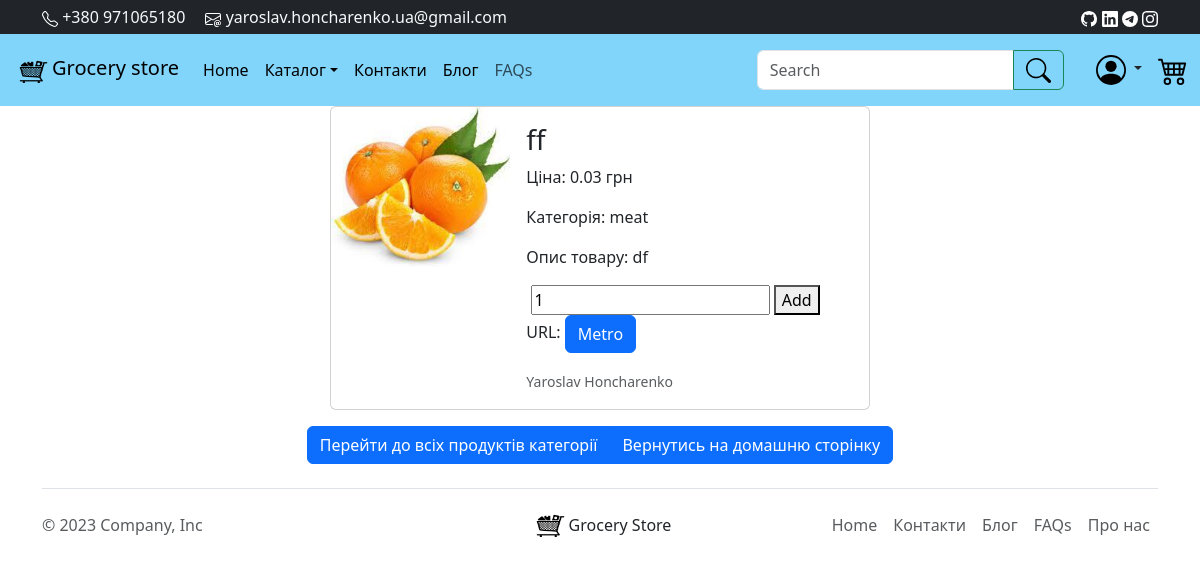
Screenshot of /detail/32/ff/ with the database file from the repository.
### New_Shop/models.py (models this page shows, shortened)
class Product(models.Model):
    user = models.ForeignKey(
        settings.AUTH_USER_MODEL,
        default=1, blank=False, null=True,
        on_delete=models.SET_NULL,
    )
    name = models.CharField(max_length=200, blank=False, db_index=True)
    slug = models.SlugField(max_length=200, db_index=True, null=True)
    price = models.DecimalField(max_digits=10, decimal_places=2, default=00.00)
    description = models.TextField(max_length=600, blank=False)
    url = models.URLField(max_length=200, null=True)
    category = models.ForeignKey(Category, related_name='products', on_delete=models.CASCADE)
    product_img = models.ImageField(
        upload_to=upload_location_product,
        blank=True, null=True,
        height_field='height_field',
        width_field='width_field',
    )
    height_field = models.IntegerField(default=0)
    width_field = models.IntegerField(default=0)
    stock = models.PositiveIntegerField(null=True, default=0)  # Поле для зберігання залишків продукта
    available = models.BooleanField(default=True)  # Покаже чи доступний чи ні продукт
    created = models.DateTimeField(auto_now_add=True, null=True)
    updated = models.DateTimeField(auto_now=True, null=True)
    class Meta:
        ordering = ('name',)
        index_together = (('id', 'slug'),)

class Category(models.Model):
    name = models.CharField(max_length=200, blank=False, db_index=True)
    description = models.TextField(max_length=600, blank=False, null=True)
    slug = models.SlugField(max_length=200, db_index=True, unique=True, null=True)
    category_img = models.ImageField(
        upload_to=upload_location_category,
        blank=True,
        null=True,
        height_field='height_field',
        width_field='width_field'
    )
    height_field = models.IntegerField(blank=False,
                                       null=True,
                                       default=0)
    width_field = models.IntegerField(blank=False, null=True, default=0)
    class Meta:
        ordering = ('name',)
        verbose_name = 'Category'
        verbose_name_plural = "Categories"
    def __str__(self):
        return self.name

### New_Shop/views.py (the view)
# urls.py: path('detail/<int:id_product>/<slug:product_slug>/', detail, name='detail'),
def detail(request, id_product, product_slug):
    instance = get_object_or_404(Product, id=id_product,
                                 slug=product_slug,
                                 available=True)
    category_list = Category.objects.all()
    context = {
        'title': 'Detail',
        'object': instance,
        'categories': category_list,
    }
    return render(request, 'detail.html', context)

### templates/detail.html (shortened to what this page needs)
{% extends 'base.html' %}
{% load static %}
{% block content %}
<div class="card mb-3 mx-auto" style="max-width: 540px;">
    <div class="row g-0">
        <div class="col-md-4">
            {% if object.product_img %}
                <img src="{{ object.product_img.url }}" class="img-fluid rounded-start" alt="img">
            {% else %}
                <img src="{% static 'img/no_image.png' %}" class="img-fluid rounded-start" alt="img">
            {% endif %}
        </div>
        <div class="col-md-8">
            <div class="card-body">
                <h3 class="card-title">{{ object.name }}</h3>
                <p>Ціна: {{ object.price }} грн</p>
                <p>Категорія: {{ object.category }}</p>
                <p>Опис товару: {{ object.description }}</p>
            <form method="post" action="{% url 'New_Shop:add_to_cart' object.id %}">
      <input type="number" name="quantity" id="quantity" min="1" value="{{ object.quantity|default:1 }}">
      <button type="submit">Add</button>
    </form>
                <p>URL: <a class="btn btn-primary" href="{{ object.url }}" target="_blank">Metro</a></p>
                {% if object.user.get_full_name %}
                    <p class="card-text"><small class="text-muted">{{ object.user.get_full_name }}</small></p>
                {% endif %}
            </div>
        </div>
    </div>
</div>
<div class="text-center">
    <div class="btn-group" role="group" aria-label="Button group with nested dropdown">
        <a class="btn btn-primary" href="/product/{{ object.category_id }}" role="button">Перейти до всіх продуктів категорії</a>
        <a class="btn btn-primary" href="/" role="button">Вернутись на домашню сторінку</a>
    </div>
</div>
{% endblock content %}

### rows the page displays
Product: product_img (picture), name "ff", price "0.03", category "meat", description "df", user.get_full_name "Yaroslav Honcharenko"
